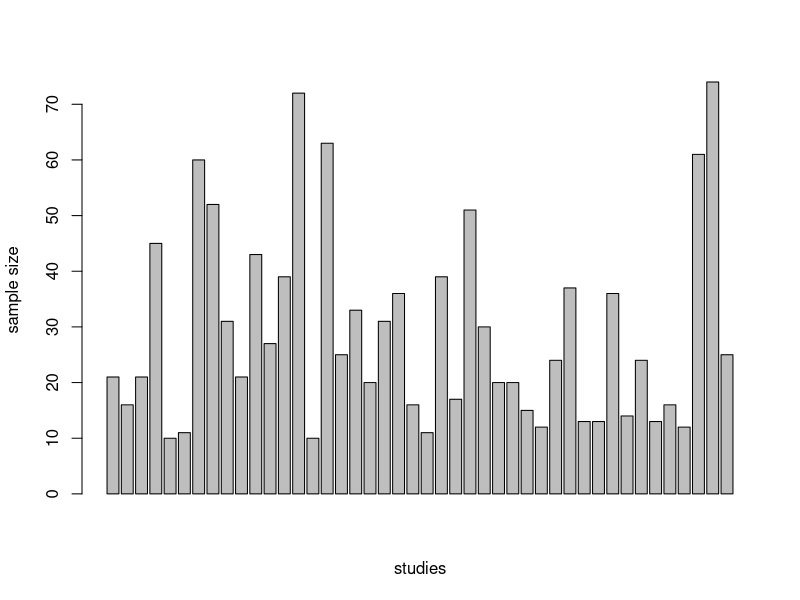
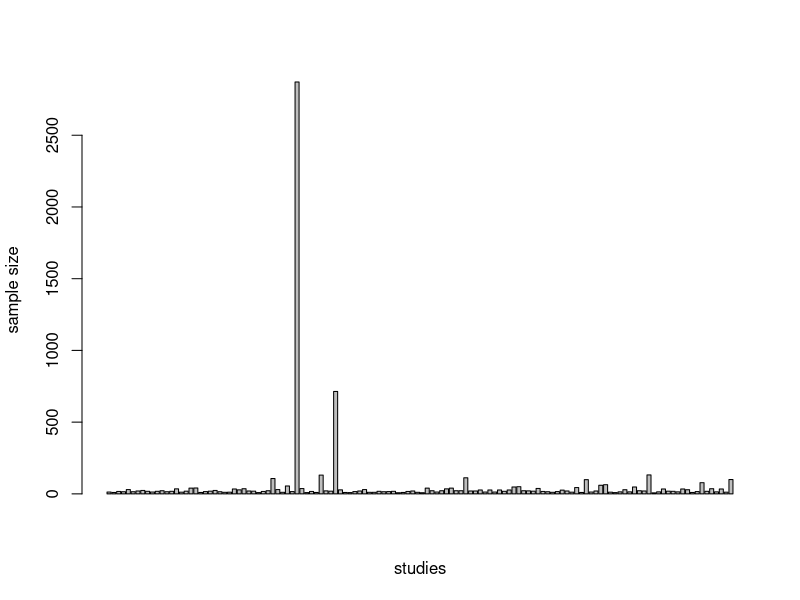
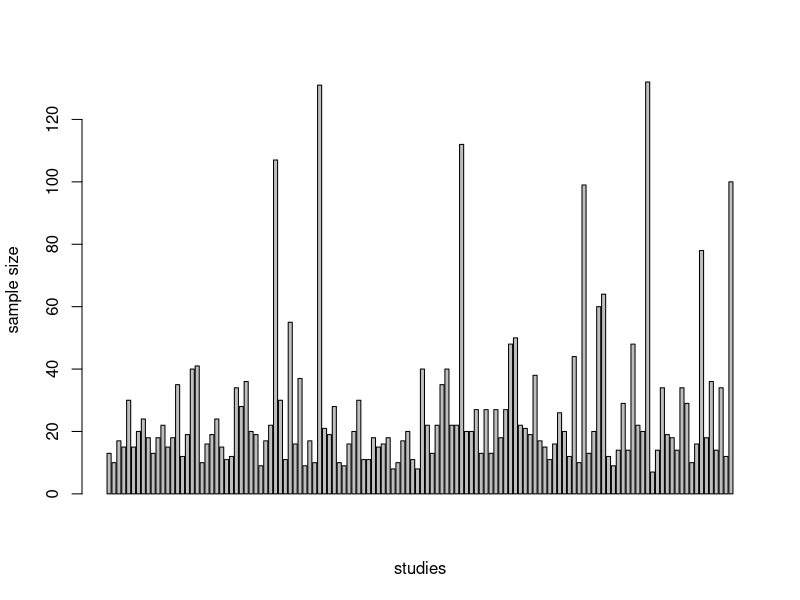
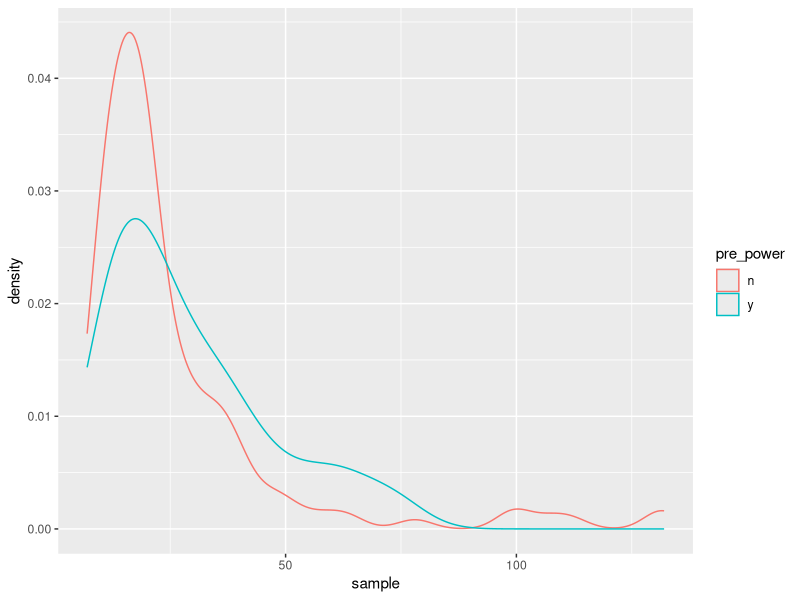
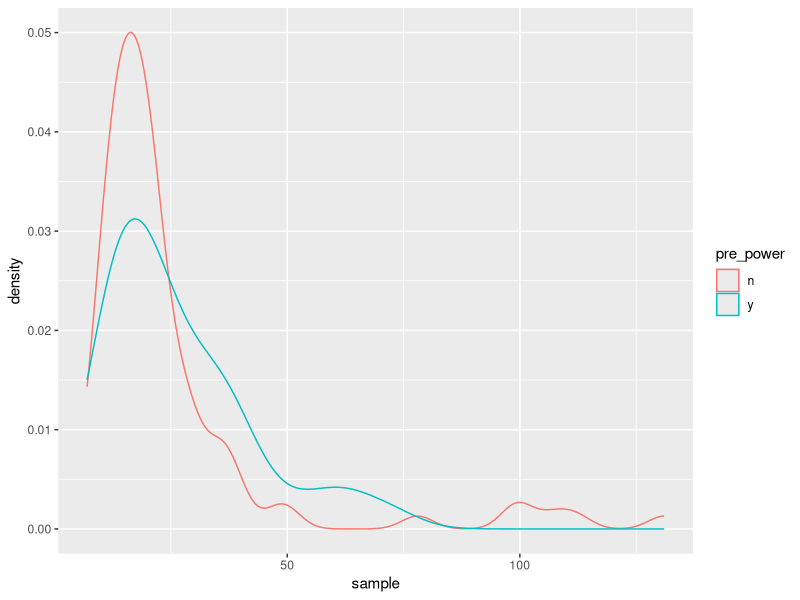

The R source for these figures, in order:
### R script used to:
### Test for a sample size difference between studies that used an a-priori power 
### analysis and those which did not. We also test for the same difference when 
### studies tested an hypothesis.


# Load packages install
library("magrittr")
library("dplyr")
library("readxl")
library("stringr")
library("tidyverse") 
library("here")


# Load data
data <- read_xlsx(here("data", "reporting.xlsx"), sheet = "full_sample")


# Create a function to calculate descriptive data
descriptive_stats <- function(x) {
  # Calculate the mean
  mean_value <- mean(x)
  
  # Calculate the median
  median_value <- median(x)
  
  # Calculate the standard deviation
  sd_value <- sd(x)
  
  # Calculate the standard deviation
  n <- length(x)
  
  # Return the results as a list
  return(list(mean = mean_value, median = median_value, sd = sd_value, n = n))
}


# Data prepraration
sample_studies_wp <- data %>% filter(pre_power == "y") %>% select(sample) %>% 
                               pull() # select the sample of the studies which used a-priori power analyses

sample_studies_np <- data %>% filter(pre_power %in% c("sensitivity", "n", "post")) %>% 
                               select(sample) %>%
                               pull() # select the sample of the studies without a-priori power analyses


# Data exploration
barplot(sample_studies_wp, ylab = "sample size", xlab = "studies")
barplot(sample_studies_np, ylab = "sample size", xlab = "studies") # note there are two studies with 2871 and 714 subjects

# Descriptive statistics
descriptive_stats(sample_studies_wp) # for studies with a-priori power analysis
descriptive_stats(sample_studies_np) # for studies without a-priori power analysis

# Checking assumption of normality
shapiro.test(sample_studies_wp)
shapiro.test(sample_studies_np)

# Hypothesis test
wilcox.test(sample_studies_wp, sample_studies_np)


# As observed in data exploration, there are two studies in the sample of studies 
# without an a-priori power analysis that have a sample size of 2871 and 714. 
# Because these large two studies represent outliers if we consider the sample size 
# of all other studies, we regard as good practice to remove these two studies.

# Remove two large studies
sample_studies_np_2 <- sample_studies_np[sample_studies_np!= 2871 & sample_studies_np!= 714] 
barplot(sample_studies_np_2, ylab = "sample size", xlab = "studies")

# Descriptive statistics 
descriptive_stats(sample_studies_np_2) 

# Assessing assumption of normality
shapiro.test(sample_studies_np_2) 

# Hypothesis test
wilcox.test(sample_studies_wp,sample_studies_np_2) 


#-----------------------------------------------------------------------------#

## Testing for sample size differences with a Poisson regression 
data2 <- data %>% filter(sample != 2871 & sample != 714) %>% # select all studies but two outliers 
                   select(hypothesis, sample, pre_power) %>%
                   mutate(pre_power = ifelse(pre_power %in% c("post", "sensitivity"), "n", pre_power)) %>%
                   mutate_at(c('hypothesis', 'pre_power'), as.factor)
                   
descriptive_stats_data2 <- data2 %>% group_by(hypothesis, pre_power) %>% summarise(mean = mean(sample), sd = sd(sample))

ggplot(data2, aes(x = sample, colour = pre_power)) + # plot distribution of sample sizes
  geom_density() +
  guides(fill=guide_legend(title= "A-priori power analysis"))

# Assumption of variance = mean for Poisson regression
mean(data2$sample)
var(data2$sample) # mean and variance do not match

# The variance is larger than the mean what indicates that there is overdispersion
# Because under a Poisson model we would expect the means and variances of the response to be about 
# the same in various groups, we need to adjust for overdispersion. 

# Poisson regression with power analysis (a priori (y) or not power analysis (n)) as a predictor
model1 <- glm(sample ~ pre_power, family = quasipoisson, data = data2) 

summary(model1) # summary statistics of the glm model
exp(confint(model1)) # exponentiate 95% CI intercept & predictor for interpretation
exp(coef(model1)) # exponentiate coefficients for interpretation


# Same as above but only selecting studies that tested a hypothesis
data3 <- data2 %>% filter(hypothesis == "y") # select studies testing a hypothesis

ggplot(data3, aes(x = sample, colour = pre_power)) + # plot distribution of sample sizes
  geom_density()

# Poisson regression with power analysis (a priori (y) or not power analysis (n)) as a predictor
model2 <- glm(sample ~ pre_power, family = quasipoisson, data = data3)

summary(model2) # summary statistics of the glm model
exp(confint(model2)) # 95% CI
exp(coef(model2))


#-----------------------------------------------------------------------------#
## Percentage of studies that tested a hypothesis and included an a-priori power analysis
data2 %>%
  group_by(hypothesis, pre_power) %>%
  tally() %>%
  group_by()

# Percentage of studies that tested a hypothesis and included an a-priori power analysis = 38 / 129 = 29.46%
# Percentage of studies that did not test a hypothesis and included an a-priori power analysis = 6 / 43 = 14%

